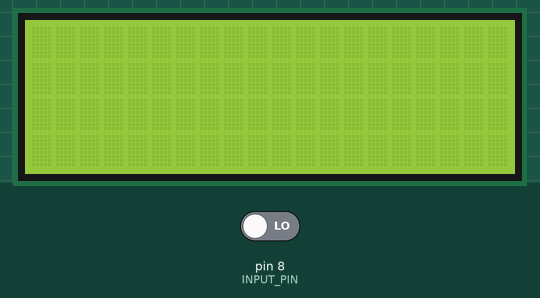
The sketch below on a simulated Arduino Uno, built with avr-gcc and run on an emulated ATmega328P. On the bench: 20×4 character LCD. The inputs (shaded band) are chosen by the test bench; at power-on: pin 8 (INPUT_PIN) LOW.

Above: at 1.2 s.
1.3 s: pin 8 (INPUT_PIN) driven HIGH
At 3.0 s:
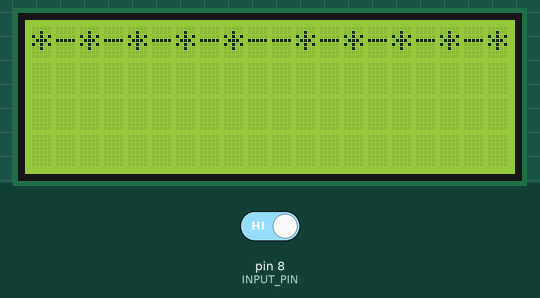
At 4.9 s:
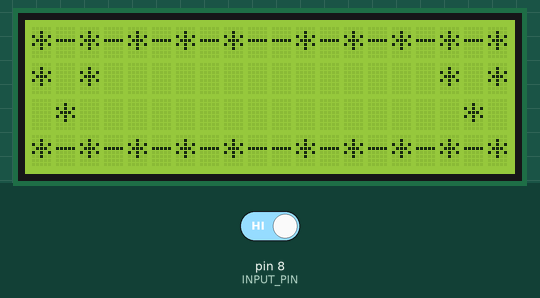
7.3 s: pin 8 (INPUT_PIN) driven LOW
At 10.2 s:
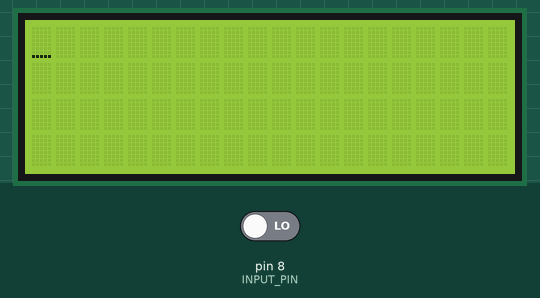
Timing chart, 0 to 11.7 s (numbered marks = the images above; inputs shaded):
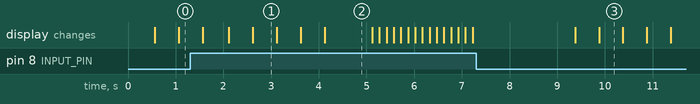

The sketch:

Merry_Christmas_LCD.ino
```cpp
//Include the library code:
#include <LiquidCrystal.h>

//Defining LCD inputs via arduino outputs
const int rs = 12, en = 11, d4 = 5, d5 = 4, d6 = 3, d7 = 2;

LiquidCrystal lcd(rs, en, d4, d5, d6, d7);

//Defining pushbutton
#define INPUT_PIN 8
int val;

void setup() {

  //Defining up the LCD's number of columns and rows:
  lcd.begin(20, 4);
  //Reading digital signal from pushbutton
  val = digitalRead(INPUT_PIN);

  }

void loop() {
lcd.setCursor(0, 0);
  while (true)
  {
      while (digitalRead(INPUT_PIN) == false)
      {
      // Turn off the cursor:
      lcd.noCursor();

      delay(500);

      // Turn on the cursor:
      lcd.cursor();

      delay(500);;
      }

      if (digitalRead(INPUT_PIN) == true)
      {
          delay(50);
          if (digitalRead(INPUT_PIN) == true)
        {
          break;
        }
      }
  }

  lcd.noCursor();
  lcd.clear();
  delay(500);
  lcd.print("*-*-*-*-*--*-*-*-*-*");
  delay(500);


  lcd.setCursor(17, 1);
  lcd.print("* *");
  lcd.setCursor(0, 1);
  lcd.print("* *");
  delay(500);

  lcd.setCursor(1, 2);
  lcd.print("*");
  lcd.setCursor(18, 2);
  lcd.print("*");
  delay(500);

  lcd.setCursor(0, 3);
  lcd.print("*-*-*-*-*--*-*-*-*-*");
  delay(1000);


    lcd.setCursor(7, 1);
    lcd.print("M");
    delay(150);
    lcd.print("E");
    delay(150);
    lcd.print("R");
    delay(150);
    lcd.print("R");
    delay(150);
    lcd.print("Y");
    delay(150);


    /*lcd.setCursor(0, 2);
    lcd.print("*");
    lcd.setCursor(19, 2);
    lcd.print("*");
    delay(150);
    */

    lcd.setCursor(5, 2);
    lcd.print("C");
    delay(150);
    lcd.print("H");
    delay(150);
    lcd.print("R");
    delay(150);
    lcd.print("I");
    delay(150);
    lcd.print("S");
    delay(150);
    lcd.print("T");
    delay(150);
    lcd.print("M");
    delay(150);
    lcd.print("A");
    delay(150);
    lcd.print("S");
    delay(150);
    lcd.print("!");
    delay(150);


    /*lcd.setCursor(0, 3);
    lcd.print("*-*-*-*-*--*-*-*-*-*");
    delay(1500);
    lcd.clear();
    */
    delay(2000);
    lcd.clear();

}
```

Measured:
- after the input at 1.3 s, the display: first differs from a run without the input after 1.3 s (image 1)
- what the display in image 1 shows lasts 0.5 s, from 2.6 s to 3.1 s
- what the display in image 2 shows lasts 1.0 s, from 4.1 s to 5.1 s
